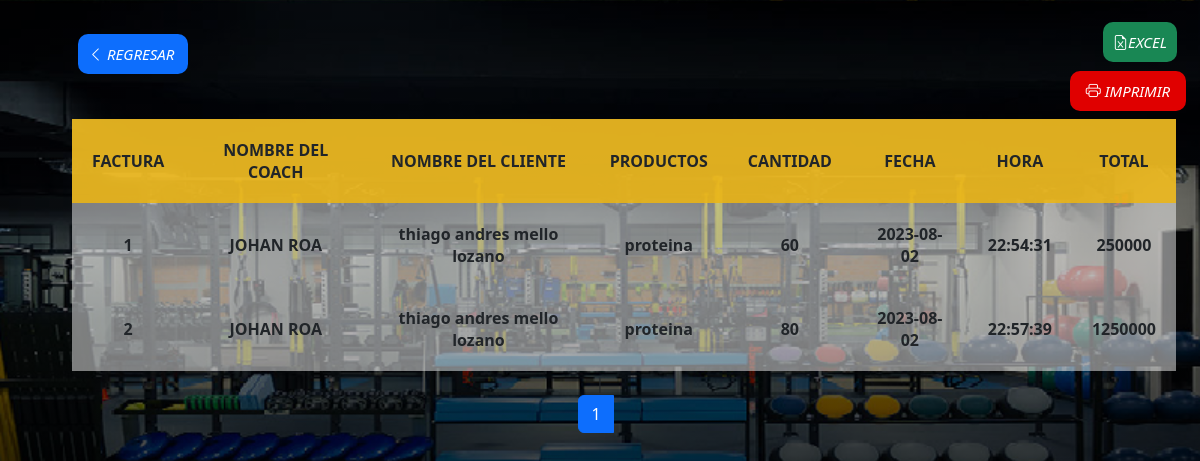
/vista/admin/tablas/tabla_venta.php (signed in), run on the app's committed database.
### tables this page shows
CREATE TABLE `usuarios` (
  `documento` int(10) NOT NULL,
  `cod_barras` int(11) NOT NULL,
  `nom_completo` text DEFAULT NULL,
  `edad` int(2) DEFAULT NULL,
  `estatura` varchar(4) DEFAULT NULL,
  `fecha_nacimiento` date DEFAULT NULL,
  `tipo_usuario` int(11) DEFAULT NULL,
  `usuario` varchar(20) DEFAULT NULL,
  `contraseña` varchar(100) DEFAULT NULL,
  `telefono` bigint(10) DEFAULT NULL,
  `direccion` varchar(20) DEFAULT NULL,
  `correo` varchar(20) DEFAULT NULL,
  `estado` int(11) NOT NULL,
  `genero` int(2) DEFAULT NULL,
  `foto` varchar(200) NOT NULL
);

CREATE TABLE `venta` (
  `id_venta` int(11) NOT NULL,
  `doc_coach` int(10) NOT NULL,
  `doc_cliente` int(10) NOT NULL,
  `fecha` date NOT NULL,
  `hora` time NOT NULL,
  `total` float NOT NULL
);

CREATE TABLE `productos` (
  `id_producto` bigint(17) NOT NULL,
  `cod_producto` bigint(17) NOT NULL,
  `nom_producto` text NOT NULL,
  `precio` decimal(10,0) NOT NULL,
  `can_inicial` int(100) NOT NULL,
  `can_final` int(100) DEFAULT NULL,
  `docu_ingre` int(10) NOT NULL
);

CREATE TABLE `det_venta` (
  `id_det_venta` int(11) NOT NULL,
  `id_venta` int(11) NOT NULL,
  `id_productos` bigint(17) NOT NULL,
  `cantidad` int(100) NOT NULL
);

### vista/admin/tablas/tabla_venta.php (the view, shortened to what this page needs)
<?php
$daba = new Database();
$conex = $daba->conectar();
$por_pagina = 5;
if(isset($_GET['pagina'])){
$pagina = $_GET['pagina'];
}
else
{
$pagina = 1;
}
$empieza = ($pagina - 1) * $por_pagina;
$sql1 = $conex->prepare("SELECT
(SELECT nom_completo FROM usuarios WHERE documento = venta.doc_coach) AS nombre_coach,
venta.id_venta,
venta.fecha,
venta.hora,
venta.total,
productos.nom_producto,
det_venta.cantidad,
usuarios.nom_completo
FROM venta
INNER JOIN usuarios ON usuarios.documento = venta.doc_cliente
INNER JOIN det_venta ON venta.id_venta = det_venta.id_venta
INNER JOIN productos ON productos.id_producto = det_venta.id_productos
 LIMIT $empieza, $por_pagina");
$sql1->execute();
$resultado1 = $sql1->fetchAll();
?>
<?php
$sql = $conex->prepare("SELECT COUNT(*) FROM venta  ORDER BY id_venta");
$sql->execute();
$resul = $sql->fetchColumn();
$total_paginas = ceil($resul / $por_pagina);
if ($total_paginas == 0)
{
echo "<center>".'Lista Vacia'."</center>";
} else
echo "<center><a href='tabla_venta.php?pagina=1'>" . "<i class='fa fa-arrow-left'></i>" . "</a>";
?>
<!DOCTYPE html>
<html lang="en">
<head>
    <link rel="stylesheet" href="../../../css/stiledi.css">
    <link rel="stylesheet" href=" https://cdn.jsdelivr.net/npm/bootstrap@5.3.0-alpha3/dist/css/bootstrap.min.css">
    <link rel="stylesheet" href="https://cdn.jsdelivr.net/npm/bootstrap-icons@1.10.4/font/bootstrap-icons.css">
    <link rel="stylesheet" href="https://cdn.jsdelivr.net/npm/bootstrap-icons@1.10.3/font/bootstrap-icons.css">
</head>
<body>
<a class="btn btn success" href="../index.php" style="margin-left: -45%; margin-top:3%; position:absolute;">
    <i class="bi bi-chevron-left" style="padding:10px 14px 10px 10px; color:#fff; font-size:15px; background-color:#0d6efd; border-radius:10px;"> REGRESAR</i>
    </a>
    <br>
    <a class="btn btn success" style="margin-left: 90%; margin-top:0%;" href="../excel/excel_horario.php">
    <i class="bi bi-file-earmark-excel" style="padding:10px 10px 10px 10px; border-radius:10px; color:#fff; font-size:15px; background-color:#198754;">EXCEL</i>
    </a>
    <br>
    <a  class="btn btn success" href="../reporte/repor_venta.php" style="margin-left: 88%; margin-top:1%;">
    <i class="bi bi-printer" style="padding:10px 16px 10px 16px; border-radius:10px; color:#fff; font-size:15px; background-color:#E00000;">  IMPRIMIR</i>
    </a>
    <table>
        <thead>
            <tr>
                <th>FACTURA</th>
                <th>NOMBRE DEL COACH</th>
                <th>NOMBRE DEL CLIENTE</th>
                <th>PRODUCTOS</th>
                <th>CANTIDAD</th>
                <th>FECHA</th>
                <th>HORA</th>
                <th>TOTAL</th>
            </tr>
        </thead>
        <?php
        foreach ($resultado1 as $usu) {
        ?>
            <tr>
                <td><?= $usu['id_venta'] ?></td>
                <td><?= $usu['nombre_coach'] ?></td>
                <td><?= $usu['nom_completo'] ?></td>
                <td><?= $usu['nom_producto'] ?></td>
                <td><?= $usu['cantidad'] ?></td>
                <td><?= $usu['fecha'] ?></td>
                <td><?= $usu['hora'] ?></td>
                <td><?= $usu['total'] ?></td>
            </tr>
        <?php
        }
        ?>
    </table>
        |<div class="text-center" role="toolbar" aria-label="Toolbar with button groups">
                <div class="btn-group me-2" role="group" aria-label="First group" aling>
                    <?php
                    for ($i = 1; $i <= $total_paginas; $i++) {
                        echo "<a class='btn btn-primary'  href='tabla_venta.php?pagina=" . $i . "'> " . $i . " </a>";
                    }
                    echo "<a href='tabla_venta.php?pagina=$total_paginas'>" . "<i class='fa fa-arrow-right'></i>"
                        . "</a></center>";
                    ?>
</body>
</html>

### css/stiledi.css (style rules this page uses)
body { margin: 0; padding: 0; background:linear-gradient(0deg, rgba(0,0,0,10), rgba(0,0,0,0.3)), url(../img/lissta.png); background-size: 100%; font-family: sans-serif; height: 100vh; }
table { border-collapse: collapse; margin-top: 10px; width:92%; margin-left: 4%; background-color: #ffffff7a; text-align: left; border: collapse; Text-align:Center; }
td,th { font-weight: bold; padding:20px; }
thead { border-bottom: solid 5px #000; background-color: #edb612dd; }
a { text-decoration: none; margin-left: 10px; font-size: 20px; color: rgb(255, 255, 255); }

### data on the page
usuarios: venta.id_venta "1", nombre_coach "JOHAN ROA", nom_completo "thiago andres mello lozano", productos.nom_producto "proteina", det_venta.cantidad "60", venta.fecha "2023-08-02", venta.hora "22:54:31", venta.total "250000", venta.id_venta "2", det_venta.cantidad "80", venta.hora "22:57:39", venta.total "1250000"
